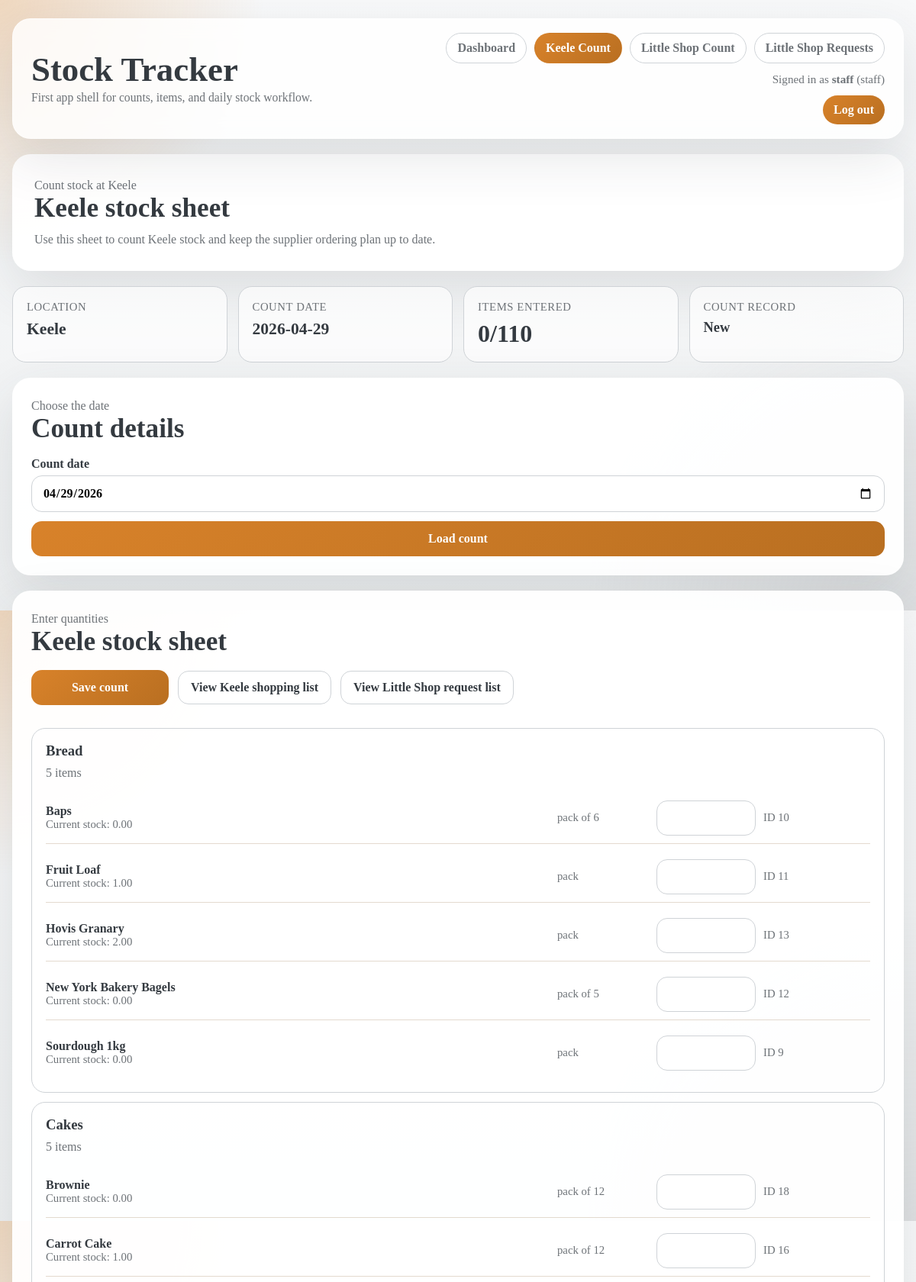
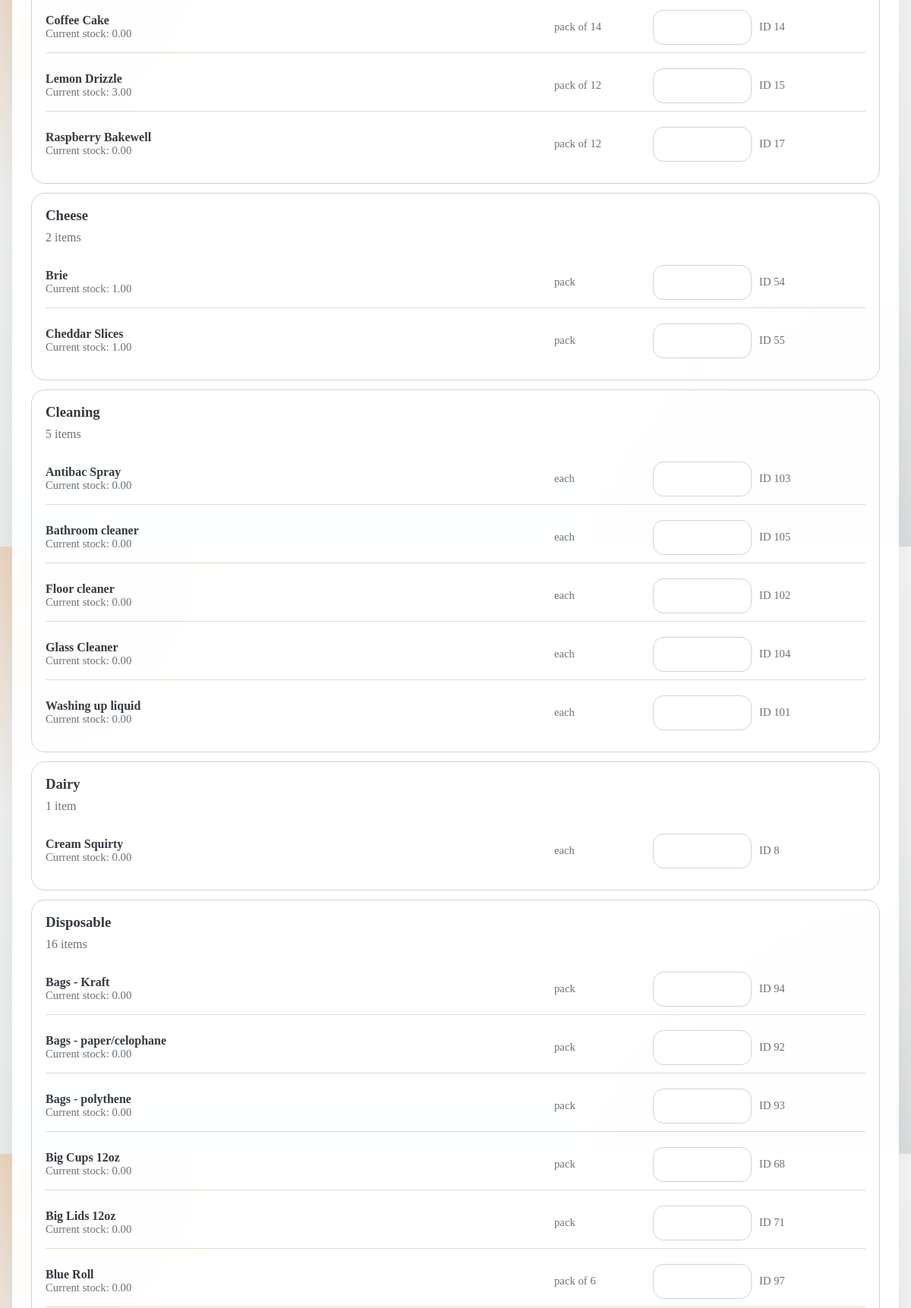
Page /counts/keele (signed in, upper part) on the committed database (2 pictures, top to bottom).
### tables this page shows
CREATE TABLE users (
    id INTEGER PRIMARY KEY AUTOINCREMENT,
    username TEXT NOT NULL UNIQUE,
    password_hash TEXT NOT NULL,
    role TEXT NOT NULL DEFAULT 'staff',
    is_active INTEGER NOT NULL DEFAULT 1,
    created_at TEXT NOT NULL DEFAULT (datetime('now'))
);

CREATE TABLE locations (
    id INTEGER PRIMARY KEY AUTOINCREMENT,
    name TEXT NOT NULL UNIQUE
);

CREATE TABLE items (
    id INTEGER PRIMARY KEY AUTOINCREMENT,
    name TEXT NOT NULL UNIQUE,
    category TEXT NOT NULL,
    base_unit TEXT NOT NULL,
    supplier_id INTEGER, cost_per_unit REAL NOT NULL DEFAULT 0,
    FOREIGN KEY (supplier_id) REFERENCES suppliers(id)
);

### src/stock/web.py (the view)
@app.get("/counts/keele")
@login_required
def keele_count():
    success_message = "Count saved successfully." if request.args.get("saved") == "1" else ""
    return _render_count_screen("Keele", count_date=request.args.get("date"), success_message=success_message)[0]

### src/stock/db.py (called while the page is built)
def get_conn():
    DB_PATH.parent.mkdir(parents=True, exist_ok=True)
    conn = sqlite3.connect(str(DB_PATH))
    conn.row_factory = sqlite3.Row
    conn.execute("PRAGMA foreign_keys = ON;")
    return conn

def get_user_by_id(user_id: int):
    with get_conn() as conn:
        return conn.execute(
            """
            SELECT id, username, password_hash, role, is_active, created_at
            FROM users
            WHERE id = ?;
            """,
            (user_id,),
        ).fetchone()

def get_location_id(name: str) -> int:
    with get_conn() as conn:
        row = conn.execute("SELECT id FROM locations WHERE name = ?;", (name,)).fetchone()
        if row is None:
            raise ValueError(f"Unknown location: {name}")
        return int(row["id"])

def get_item_id(name: str) -> int:
    with get_conn() as conn:
        row = conn.execute("SELECT id FROM items WHERE name = ?;", (name,)).fetchone()
        if row is None:
            raise ValueError(f"Unknown items: {name}")
        return int(row["id"])

def current_stock(location: str, item: str) -> float:
    baseline_qty, baseline_ts = last_count_line(location, item)
    if baseline_qty is None:
        baseline_qty = 0.0
        baseline_ts = None
    delta = transaction_delta_since(location, item, baseline_ts)
    return baseline_qty + delta

def last_count_line(location: str, item: str):
    location_id = get_location_id(location)
    item_id = get_item_id(item)
    with get_conn() as conn:
        row = conn.execute(
            """
            SELECT scl.counted_qty_base, sc.created_at
            FROM stock_count_lines scl
            JOIN stock_counts sc ON sc.id = scl.count_id
            WHERE sc.location_id = ? AND scl.item_id = ?
            ORDER BY sc.count_date DESC, datetime(sc.created_at) DESC
            LIMIT 1;
            """,
            (location_id, item_id),
        ).fetchone()
    if not row:
        return None, None
    return float(row["counted_qty_base"]), str(row["created_at"])

### src/stock/presentation.py (called while the page is built, shortened)
def active_page_for_path(path: str) -> str:
    if path.startswith("/login"):
        return "login"
    if path.startswith("/admin/users"):
        return "admin_users"
    if path.startswith("/counts/keele"):
        return "keele_count"

def group_rows_by_category(rows: list[dict]) -> dict[str, list[dict]]:
    grouped_rows: dict[str, list[dict]] = {}
    for row in rows:
        grouped_rows.setdefault(str(row["category"]), []).append(row)
    return grouped_rows

### templates/count_form.html (shortened to what this page needs)
{% extends "base.html" %}
{% block content %}
  <section class="hero">
    <p class="eyebrow">{{ hero_eyebrow }}</p>
    <h2>{{ hero_heading }}</h2>
    <p>{{ hero_text }}</p>
  </section>
  <section class="metrics">
    <article class="metric">
      <div class="metric-label">Location</div>
      <div class="metric-value" style="font-size: 1.35rem;">{{ location }}</div>
    </article>
    <article class="metric">
      <div class="metric-label">Count date</div>
      <div class="metric-value" style="font-size: 1.35rem;">{{ count_date }}</div>
    </article>
    <article class="metric">
      <div class="metric-label">Items entered</div>
      <div class="metric-value">{{ entered_items }}/{{ total_items }}</div>
    </article>
    <article class="metric">
      <div class="metric-label">Count record</div>
      <div class="metric-value" style="font-size: 1.15rem;">{{ count_id or "New" }}</div>
    </article>
  </section>
  <section class="panel">
    <p class="eyebrow">Choose the date</p>
    <h2>Count details</h2>
    <form method="get" action="{{ count_route }}" class="form-grid">
      <label for="date">
        Count date
        <input id="date" name="date" type="date" value="{{ count_date }}" required>
      </label>
      <button type="submit">Load count</button>
    </form>
  </section>
  <section class="panel">
    <p class="eyebrow">Enter quantities</p>
    <h2>{{ hero_heading }}</h2>
    <form method="post" action="/counts" class="form-grid">
      <div class="actions-row" style="margin-top:0;">
        <button type="submit" {% if is_reconciled %}disabled{% endif %}>Save count</button>
        <a class="button-link" href="{{ primary_link_href }}">{{ primary_link_label }}</a>
        <a class="button-link" href="{{ secondary_link_href }}">{{ secondary_link_label }}</a>
      </div>
      {% if grouped_rows %}
        <div class="category-list">
          {% for category, rows in grouped_rows.items() %}
            <section class="count-category">
              <h3 style="margin:0;">{{ category }}</h3>
              <p class="eyebrow" style="margin-top:6px;">{{ rows|length }} item{% if rows|length != 1 %}s{% endif %}</p>
              <div class="count-grid">
                {% for row in rows %}
                  <div class="count-row">
                    <div>
                      <div class="count-item-name">{{ row["name"] }}</div>
                      <div class="count-subtle">Current stock: {{ '%.2f'|format(row["current_stock"]) }}</div>
                    </div>
                    <div class="count-subtle">{{ row["base_unit"] }}</div>
                    <div>
                      <input
                        type="number"
                        step="any"
                        min="0"
                        name="qty_{{ row['id'] }}"
                        value="{{ row['counted_qty'] }}"
                      >
                    </div>
                    <div class="count-subtle">ID {{ row["id"] }}</div>
                  </div>
                {% endfor %}
              </div>
            </section>
          {% endfor %}
        </div>
      {% endif %}
    </form>
  </section>
{% endblock %}

### templates/base.html (shortened to what this page needs)
<!doctype html>
<html lang="en">
<head>
</head>
<body>
  <div class="app-shell">
    <header class="topbar">
      <div class="brand">
        <h1>Stock Tracker</h1>
        <p>First app shell for counts, items, and daily stock workflow.</p>
      </div>
      <div class="nav-shell">
        <nav class="nav">
          {% if current_user.is_authenticated %}
            <a href="/" class="{% if active_page == 'dashboard' %}active{% endif %}">Dashboard</a>
            <a href="/counts/keele" class="{% if active_page == 'keele_count' %}active{% endif %}">Keele Count</a>
            <a href="/counts/little-shop" class="{% if active_page == 'little_shop_count' %}active{% endif %}">Little Shop Count</a>
            <a href="/request-lists" class="{% if active_page == 'little_shop_requests' %}active{% endif %}">Little Shop Requests</a>
          {% else %}
            <a href="/login" class="{% if active_page == 'login' %}active{% endif %}">Login</a>
          {% endif %}
        </nav>
        {% if current_user.is_authenticated %}
          <div class="user-meta">
            Signed in as <strong>{{ current_user.username }}</strong> ({{ current_user.role }})
          </div>
          <form method="post" action="/logout" class="logout-form">
            <button type="submit">Log out</button>
          </form>
        {% endif %}
      </div>
    </header>
    <main class="content">
      {% block content %}{% endblock %}
    </main>
  </div>
</body>
</html>

### templates/base.html (style rules this page uses)
:root { --bg: #eef0f1; --panel: rgba(255, 255, 255, 0.94); --ink: #343a40; --muted: #6d7277; --line: #cfd3d7; --accent: #d8822a; --accent-strong: #b96f21; --accent-soft: #f4e2cf; --warn: #fbecd9; --danger: #a25528; --success: #4b5560; --shadow: 0 24px 70px rgba(52, 58, 64, 0.12); }
* { box-sizing: border-box; }
body { margin: 0; color: var(--ink); background: radial-gradient(circle at top left, rgba(216, 130, 42, 0.28) 0, transparent 24%), radial-gradient(circle at bottom right, rgba(167, 169, 172, 0.22) 0, transparent 30%), linear-gradient(180deg, #f8f9fa 0%, var(--bg) 100%); font-family: Georgia, "Times New Roman", serif; min-height: 100vh; }
a { color: inherit; }
.app-shell { width: min(1180px, calc(100% - 32px)); margin: 24px auto 40px; }
.topbar { display: flex; justify-content: space-between; align-items: center; gap: 16px; padding: 18px 24px; border: 1px solid rgba(255,255,255,0.5); border-radius: 24px; background: rgba(255, 255, 255, 0.82); backdrop-filter: blur(12px); box-shadow: var(--shadow); }
.brand h1 { margin: 0; font-size: clamp(1.8rem, 4vw, 2.8rem); line-height: 1; }
.brand p { margin: 6px 0 0; color: var(--muted); font-size: 0.98rem; }
.nav { display: flex; gap: 10px; flex-wrap: wrap; }
.nav-shell { display: grid; gap: 12px; justify-items: end; }
.nav a { text-decoration: none; padding: 10px 14px; border-radius: 999px; border: 1px solid var(--line); background: rgba(255,255,255,0.65); color: var(--muted); font-weight: 700; }
.nav a.active { background: linear-gradient(135deg, var(--accent), var(--accent-strong)); color: white; border-color: transparent; }
.user-meta { color: var(--muted); font-size: 0.95rem; text-align: right; }
.logout-form { margin: 0; width: auto; }
.logout-form button { width: auto; padding: 10px 14px; border-radius: 999px; }
.content { margin-top: 20px; display: grid; gap: 20px; }
.hero, .panel { background: var(--panel); border: 1px solid rgba(255,255,255,0.58); border-radius: 24px; box-shadow: var(--shadow); }
.hero { padding: 28px; }
.hero h2, .panel h2 { margin: 0 0 10px; font-size: clamp(1.5rem, 3vw, 2.2rem); line-height: 1.05; }
.hero p, .panel p { margin: 0; color: var(--muted); font-size: 1rem; line-height: 1.5; }
.metrics { display: grid; grid-template-columns: repeat(auto-fit, minmax(180px, 1fr)); gap: 14px; }
.metric { padding: 18px; border-radius: 18px; background: rgba(255,255,255,0.7); border: 1px solid var(--line); }
.metric-label { color: var(--muted); font-size: 0.92rem; text-transform: uppercase; letter-spacing: 0.04em; }
.metric-value { margin-top: 8px; font-size: 2rem; font-weight: 700; }
.panel { padding: 24px; }
.form-grid { display: grid; gap: 12px; margin-top: 18px; }
label { display: grid; gap: 6px; font-weight: 700; color: var(--ink); }
input, select, button { width: 100%; font: inherit; border-radius: 14px; }
input, select { padding: 13px 14px; border: 1px solid var(--line); background: rgba(255,255,255,0.95); }
button { padding: 14px 16px; border: 0; color: white; font-weight: 700; cursor: pointer; background: linear-gradient(135deg, var(--accent), var(--accent-strong)); }
.history-list, .category-list, .actions-row { display: grid; gap: 12px; margin-top: 18px; }
.actions-row { grid-template-columns: repeat(auto-fit, minmax(180px, max-content)); align-items: center; }
.count-category { padding: 18px; border-radius: 18px; border: 1px solid var(--line); background: rgba(255,255,255,0.66); }
.count-grid { display: grid; gap: 10px; margin-top: 14px; }
.count-row { display: grid; grid-template-columns: minmax(200px, 1.3fr) 120px 130px 140px; gap: 10px; align-items: center; padding: 10px 0; border-bottom: 1px solid rgba(217, 203, 187, 0.7); }
.count-row:last-child { border-bottom: 0; }
.count-row input { margin: 0; }
.count-item-name { font-weight: 700; }
.count-subtle { color: var(--muted); font-size: 0.92rem; }
.history-meta, .eyebrow { color: var(--muted); font-size: 0.95rem; }
.button-link { display: inline-block; text-decoration: none; padding: 12px 16px; border-radius: 14px; font-weight: 700; border: 1px solid var(--line); background: rgba(255,255,255,0.78); }

### rows in the picture
users: username "staff", role "staff"
locations: name "Keele"
items: category "Bread", rows "5", name "Baps", current_stock "0.00", base_unit "pack of 6", id "10"
items: name "Fruit Loaf", current_stock "1.00", base_unit "pack", id "11"
items: name "Hovis Granary", current_stock "2.00", base_unit "pack", id "13"
items: name "New York Bakery Bagels", current_stock "0.00", base_unit "pack of 5", id "12"
items: name "Sourdough 1kg", current_stock "0.00", base_unit "pack", id "9"
items: category "Cakes", rows "5", name "Brownie", current_stock "0.00", base_unit "pack of 12", id "18"
items: name "Carrot Cake", current_stock "1.00", base_unit "pack of 12", id "16"
items: name "Coffee Cake", current_stock "0.00", base_unit "pack of 14", id "14"
items: name "Lemon Drizzle", current_stock "3.00", base_unit "pack of 12", id "15"
items: name "Raspberry Bakewell", current_stock "0.00", base_unit "pack of 12", id "17"
items: category "Cheese", rows "2", name "Brie", current_stock "1.00", base_unit "pack", id "54"
items: name "Cheddar Slices", current_stock "1.00", base_unit "pack", id "55"
items: category "Cleaning", rows "5", name "Antibac Spray", current_stock "0.00", base_unit "each", id "103"
items: name "Bathroom cleaner", current_stock "0.00", base_unit "each", id "105"
items: name "Floor cleaner", current_stock "0.00", base_unit "each", id "102"
items: name "Glass Cleaner", current_stock "0.00", base_unit "each", id "104"
items: name "Washing up liquid", current_stock "0.00", base_unit "each", id "101"
items: category "Dairy", rows "1", name "Cream Squirty", current_stock "0.00", base_unit "each", id "8"
items: category "Disposable", rows "16", name "Bags - Kraft", current_stock "0.00", base_unit "pack", id "94"
items: name "Bags - paper/celophane", current_stock "0.00", base_unit "pack", id "92"
items: name "Bags - polythene", current_stock "0.00", base_unit "pack", id "93"
items: name "Big Cups 12oz", current_stock "0.00", base_unit "pack", id "68"
items: name "Big Lids 12oz", current_stock "0.00", base_unit "pack", id "71"
items: name "Blue Roll", current_stock "0.00", base_unit "pack of 6", id "97"

### other values in the picture
{{ hero_eyebrow }} "Count stock at Keele"
{{ hero_heading }} "Keele stock sheet"
{{ hero_text }} "Use this sheet to count Keele stock and keep the supplier ordering plan up to date."
{{ count_date }} "2026-04-29"
{{ entered_items }} "0"
{{ total_items }} "110"
{{ count_id or "New" }} "New"
{{ primary_link_label }} "View Keele shopping list"
{{ secondary_link_label }} "View Little Shop request list"
